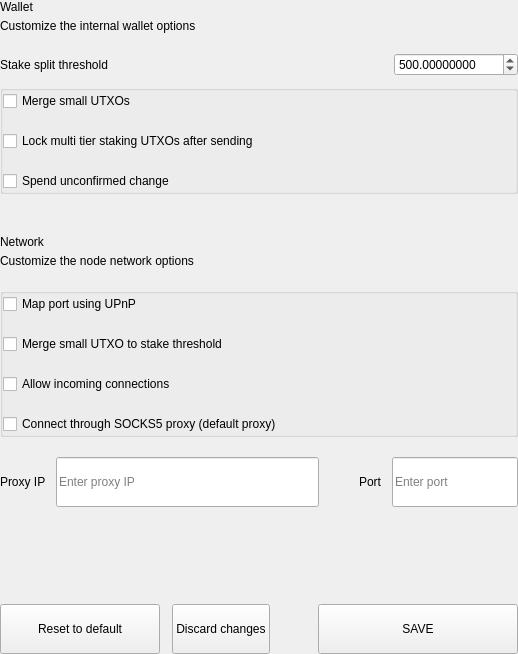
<?xml version="1.0" encoding="UTF-8"?>
<ui version="4.0">
 <class>SettingsWalletOptionsWidget</class>
 <widget class="QWidget" name="SettingsWalletOptionsWidget">
  <property name="geometry">
   <rect>
    <x>0</x>
    <y>0</y>
    <width>518</width>
    <height>654</height>
   </rect>
  </property>
  <property name="windowTitle">
   <string>Form</string>
  </property>
  <layout class="QVBoxLayout" name="verticalLayout">
   <property name="spacing">
    <number>0</number>
   </property>
   <property name="leftMargin">
    <number>0</number>
   </property>
   <property name="topMargin">
    <number>0</number>
   </property>
   <property name="rightMargin">
    <number>0</number>
   </property>
   <property name="bottomMargin">
    <number>0</number>
   </property>
   <item>
    <widget class="QWidget" name="left" native="true">
     <layout class="QVBoxLayout" name="verticalLayout_1">
      <property name="leftMargin">
       <number>0</number>
      </property>
      <property name="topMargin">
       <number>0</number>
      </property>
      <property name="rightMargin">
       <number>0</number>
      </property>
      <property name="bottomMargin">
       <number>0</number>
      </property>
      <item>
       <layout class="QVBoxLayout" name="verticalLayout_2">
        <property name="spacing">
         <number>0</number>
        </property>
        <item>
         <layout class="QHBoxLayout" name="horizontalLayout">
          <property name="spacing">
           <number>0</number>
          </property>
          <item>
           <layout class="QVBoxLayout" name="verticalLayoutTitle">
            <property name="spacing">
             <number>5</number>
            </property>
            <item>
             <widget class="QLabel" name="labelTitle">
              <property name="text">
               <string>Wallet</string>
              </property>
             </widget>
            </item>
            <item>
             <widget class="QLabel" name="labelSubtitle1">
              <property name="text">
               <string>Customize the internal wallet options</string>
              </property>
              <property name="wordWrap">
               <bool>true</bool>
              </property>
             </widget>
            </item>
           </layout>
          </item>
         </layout>
        </item>
        <item>
         <spacer name="verticalSpacer">
          <property name="orientation">
           <enum>Qt::Vertical</enum>
          </property>
          <property name="sizeType">
           <enum>QSizePolicy::Fixed</enum>
          </property>
          <property name="sizeHint" stdset="0">
           <size>
            <width>20</width>
            <height>20</height>
           </size>
          </property>
         </spacer>
        </item>
        <item>
         <layout class="QHBoxLayout" name="horizontalLayout_1">
          <property name="bottomMargin">
           <number>9</number>
          </property>
          <item>
           <widget class="QLabel" name="labelTitleStake">
            <property name="text">
             <string>Stake split threshold</string>
            </property>
           </widget>
          </item>
          <item>
           <spacer name="horizontalSpacer">
            <property name="orientation">
             <enum>Qt::Horizontal</enum>
            </property>
            <property name="sizeHint" stdset="0">
             <size>
              <width>40</width>
              <height>20</height>
             </size>
            </property>
           </spacer>
          </item>
          <item>
           <widget class="QDoubleSpinBox" name="spinBoxStakeSplitThreshold">
            <property name="decimals">
             <number>8</number>
            </property>
            <property name="minimum">
             <double>0.000000000000000</double>
            </property>
            <property name="maximum">
             <double>999999.000000000000000</double>
            </property>
            <property name="value">
             <double>500.000000000000000</double>
            </property>
           </widget>
          </item>
         </layout>
        </item>
        <item>
         <widget class="QGroupBox" name="groupBox">
          <property name="title">
           <string/>
          </property>
          <layout class="QVBoxLayout" name="verticalLayout_3">
           <property name="spacing">
            <number>20</number>
           </property>
           <property name="leftMargin">
            <number>0</number>
           </property>
           <property name="topMargin">
            <number>0</number>
           </property>
           <property name="rightMargin">
            <number>0</number>
           </property>
           <property name="bottomMargin">
            <number>0</number>
           </property>
           <item>
            <widget class="QCheckBox" name="checkBoxCombine">
             <property name="text">
              <string>Merge small UTXOs</string>
             </property>
            </widget>
           </item>
           <item>
            <widget class="QCheckBox" name="checkBoxAutoLockStakeTierUTXO">
             <property name="text">
              <string>Lock multi tier staking UTXOs after sending</string>
             </property>
            </widget>
           </item>
           <item>
            <widget class="QCheckBox" name="radioButtonSpend">
             <property name="text">
              <string>Spend unconfirmed change</string>
             </property>
            </widget>
           </item>
          </layout>
         </widget>
        </item>
        <item>
         <spacer name="verticalSpacer_1">
          <property name="orientation">
           <enum>Qt::Vertical</enum>
          </property>
          <property name="sizeType">
           <enum>QSizePolicy::Fixed</enum>
          </property>
          <property name="sizeHint" stdset="0">
           <size>
            <width>20</width>
            <height>20</height>
           </size>
          </property>
         </spacer>
        </item>
        <item>
         <widget class="QLabel" name="labelDivider">
          <property name="minimumSize">
           <size>
            <width>0</width>
            <height>1</height>
           </size>
          </property>
          <property name="maximumSize">
           <size>
            <width>16777215</width>
            <height>1</height>
           </size>
          </property>
          <property name="text">
           <string/>
          </property>
         </widget>
        </item>
        <item>
         <spacer name="verticalSpacer_2">
          <property name="orientation">
           <enum>Qt::Vertical</enum>
          </property>
          <property name="sizeType">
           <enum>QSizePolicy::Fixed</enum>
          </property>
          <property name="sizeHint" stdset="0">
           <size>
            <width>20</width>
            <height>20</height>
           </size>
          </property>
         </spacer>
        </item>
        <item>
         <layout class="QHBoxLayout" name="horizontalLayout_2">
          <property name="spacing">
           <number>0</number>
          </property>
          <item>
           <layout class="QVBoxLayout" name="verticalLayoutTitle_1">
            <property name="spacing">
             <number>5</number>
            </property>
            <item>
             <widget class="QLabel" name="labelTitleNetwork">
              <property name="text">
               <string>Network</string>
              </property>
             </widget>
            </item>
            <item>
             <widget class="QLabel" name="labelSubtitleNetwork">
              <property name="text">
               <string>Customize the node network options</string>
              </property>
              <property name="wordWrap">
               <bool>true</bool>
              </property>
             </widget>
            </item>
           </layout>
          </item>
         </layout>
        </item>
        <item>
         <spacer name="verticalSpacer_3">
          <property name="orientation">
           <enum>Qt::Vertical</enum>
          </property>
          <property name="sizeType">
           <enum>QSizePolicy::Fixed</enum>
          </property>
          <property name="sizeHint" stdset="0">
           <size>
            <width>20</width>
            <height>20</height>
           </size>
          </property>
         </spacer>
        </item>
        <item>
         <widget class="QGroupBox" name="groupBox_1">
          <property name="title">
           <string/>
          </property>
          <layout class="QVBoxLayout" name="verticalLayout_4">
           <property name="spacing">
            <number>20</number>
           </property>
           <property name="leftMargin">
            <number>0</number>
           </property>
           <property name="topMargin">
            <number>0</number>
           </property>
           <property name="rightMargin">
            <number>0</number>
           </property>
           <property name="bottomMargin">
            <number>0</number>
           </property>
           <item>
            <widget class="QCheckBox" name="checkBoxMap">
             <property name="text">
              <string>Map port using UPnP</string>
             </property>
            </widget>
           </item>
           <item>
            <widget class="QCheckBox" name="checkBoxCombine">
             <property name="text">
              <string>Merge small UTXO to stake threshold</string>
             </property>
            </widget>
           </item>
           <item>
            <widget class="QCheckBox" name="checkBoxAllow">
             <property name="text">
              <string>Allow incoming connections</string>
             </property>
            </widget>
           </item>
           <item>
            <widget class="QCheckBox" name="checkBoxConnect">
             <property name="text">
              <string>Connect through SOCKS5 proxy (default proxy)</string>
             </property>
            </widget>
           </item>
          </layout>
         </widget>
        </item>
        <item>
         <spacer name="verticalSpacer_4">
          <property name="orientation">
           <enum>Qt::Vertical</enum>
          </property>
          <property name="sizeType">
           <enum>QSizePolicy::Fixed</enum>
          </property>
          <property name="sizeHint" stdset="0">
           <size>
            <width>20</width>
            <height>20</height>
           </size>
          </property>
         </spacer>
        </item>
        <item>
         <layout class="QHBoxLayout" name="horizontalLayout_3" stretch="2,0,1">
          <property name="spacing">
           <number>0</number>
          </property>
          <item>
           <layout class="QHBoxLayout" name="horizontalLayout_4">
            <property name="spacing">
             <number>10</number>
            </property>
            <item>
             <widget class="QLabel" name="labelSubtitleProxy">
              <property name="text">
               <string>Proxy IP</string>
              </property>
             </widget>
            </item>
            <item>
             <widget class="QLineEdit" name="lineEditProxy">
              <property name="minimumSize">
               <size>
                <width>0</width>
                <height>50</height>
               </size>
              </property>
              <property name="maximumSize">
               <size>
                <width>16777215</width>
                <height>50</height>
               </size>
              </property>
              <property name="placeholderText">
               <string>Enter proxy IP</string>
              </property>
             </widget>
            </item>
           </layout>
          </item>
          <item>
           <spacer name="horizontalSpacer_1">
            <property name="orientation">
             <enum>Qt::Horizontal</enum>
            </property>
            <property name="sizeHint" stdset="0">
             <size>
              <width>40</width>
              <height>20</height>
             </size>
            </property>
           </spacer>
          </item>
          <item>
           <layout class="QHBoxLayout" name="horizontalLayout_5">
            <property name="spacing">
             <number>10</number>
            </property>
            <item>
             <widget class="QLabel" name="labelSubtitlePort">
              <property name="text">
               <string>Port</string>
              </property>
             </widget>
            </item>
            <item>
             <widget class="QLineEdit" name="lineEditPort">
              <property name="minimumSize">
               <size>
                <width>0</width>
                <height>50</height>
               </size>
              </property>
              <property name="maximumSize">
               <size>
                <width>16777215</width>
                <height>50</height>
               </size>
              </property>
              <property name="placeholderText">
               <string>Enter port</string>
              </property>
             </widget>
            </item>
           </layout>
          </item>
         </layout>
        </item>
        <item>
         <spacer name="verticalSpacer_5">
          <property name="orientation">
           <enum>Qt::Vertical</enum>
          </property>
          <property name="sizeHint" stdset="0">
           <size>
            <width>20</width>
            <height>40</height>
           </size>
          </property>
         </spacer>
        </item>
        <item>
         <layout class="QHBoxLayout" name="horizontalLayout_6">
          <property name="spacing">
           <number>12</number>
          </property>
          <item>
           <widget class="QPushButton" name="pushButtonReset">
            <property name="minimumSize">
             <size>
              <width>160</width>
              <height>50</height>
             </size>
            </property>
            <property name="maximumSize">
             <size>
              <width>50</width>
              <height>16777215</height>
             </size>
            </property>
            <property name="focusPolicy">
             <enum>Qt::NoFocus</enum>
            </property>
            <property name="text">
             <string>Reset to default</string>
            </property>
           </widget>
          </item>
          <item>
           <widget class="QPushButton" name="pushButtonClean">
            <property name="minimumSize">
             <size>
              <width>0</width>
              <height>50</height>
             </size>
            </property>
            <property name="focusPolicy">
             <enum>Qt::NoFocus</enum>
            </property>
            <property name="text">
             <string>Discard changes</string>
            </property>
           </widget>
          </item>
          <item>
           <spacer name="horizontalSpacer_2">
            <property name="orientation">
             <enum>Qt::Horizontal</enum>
            </property>
            <property name="sizeType">
             <enum>QSizePolicy::Expanding</enum>
            </property>
            <property name="sizeHint" stdset="0">
             <size>
              <width>40</width>
              <height>20</height>
             </size>
            </property>
           </spacer>
          </item>
          <item>
           <widget class="QPushButton" name="pushButtonSave">
            <property name="minimumSize">
             <size>
              <width>200</width>
              <height>50</height>
             </size>
            </property>
            <property name="maximumSize">
             <size>
              <width>200</width>
              <height>50</height>
             </size>
            </property>
            <property name="focusPolicy">
             <enum>Qt::NoFocus</enum>
            </property>
            <property name="text">
             <string>SAVE</string>
            </property>
           </widget>
          </item>
         </layout>
        </item>
       </layout>
      </item>
     </layout>
    </widget>
   </item>
  </layout>
 </widget>
 <resources/>
 <connections/>
</ui>
